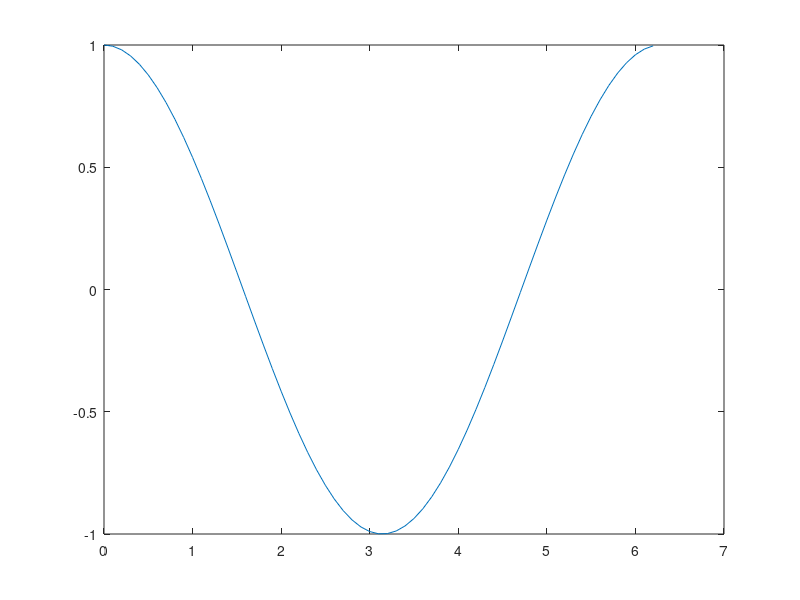

MATLAB code to generate this figure: (Note: this script raises an error after producing the figure.)
x=0:0.1:2*pi;
f=cos(x);
plot(x,f)
hold on
nodes=[0,pi/2,pi,3*pi/2,2*pi];
f_nodes=cos(nodes);
plots(nodes,f_nodes,'x')
s1=spline(nodes,f_nodes,pi/4)

plot(x,spline(nodes,f_nodes,x))

